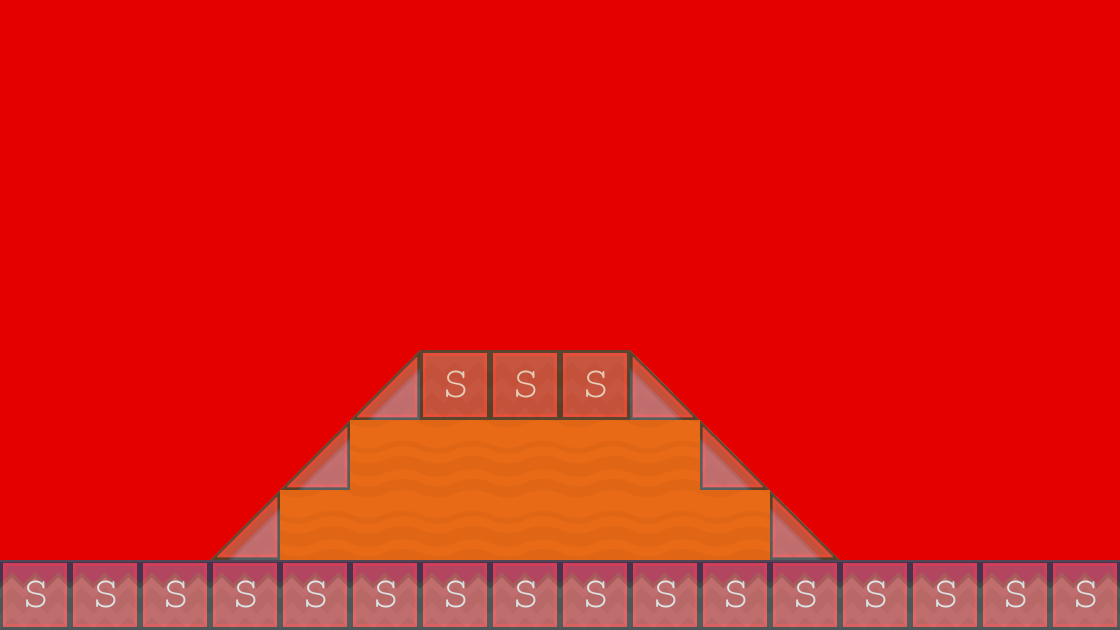

A 2D game scene composited from a Tiled map and its tileset images. What follows is a short description and the map's XML, with each tile layer's data collapsed to a summary:
An orthogonal 16x9 tile map with 70x70 px tiles, 2 tile layers (Tile Layer 1, collision), 2 tilesets and 2 objects (EnemyBase, PlayerBase).

<map version="1.0" orientation="orthogonal" renderorder="right-down" width="16" height="9" tilewidth="70" tileheight="70" backgroundcolor="#e50000">
 <tileset firstgid="1" name="background-tiles" tilewidth="70" tileheight="70">
  <image source="../img/background-tiles.png" width="910" height="910" />
 </tileset>
 <tileset firstgid="170" name="meta-tiles" tilewidth="70" tileheight="70">
  <image source="../img/meta-tiles.png" width="350" height="70" />
  <tile id="1">
   <properties>
    <property name="type" value="lslope" />
   </properties>
  </tile>
  <tile id="3">
   <properties>
    <property name="type" value="rslope" />
   </properties>
  </tile>
  <tile id="4">
   <properties>
    <property name="type" value="solid" />
   </properties>
  </tile>
 </tileset>
 <layer name="Tile Layer 1" width="16" height="9">
  <data>[144 cells, 37 non-empty, 5 distinct tile ids]</data>
 </layer>
 <layer name="collision" width="16" height="9" opacity="0.55">
  <data>[144 cells, 25 non-empty, 3 distinct tile ids]</data>
 </layer>
 <objectgroup name="BaseEntities ">
  <object name="EnemyBase" x="980" y="422" width="70" height="134" />
  <object name="PlayerBase" x="72" y="422" width="66" height="134" />
 </objectgroup>
</map>